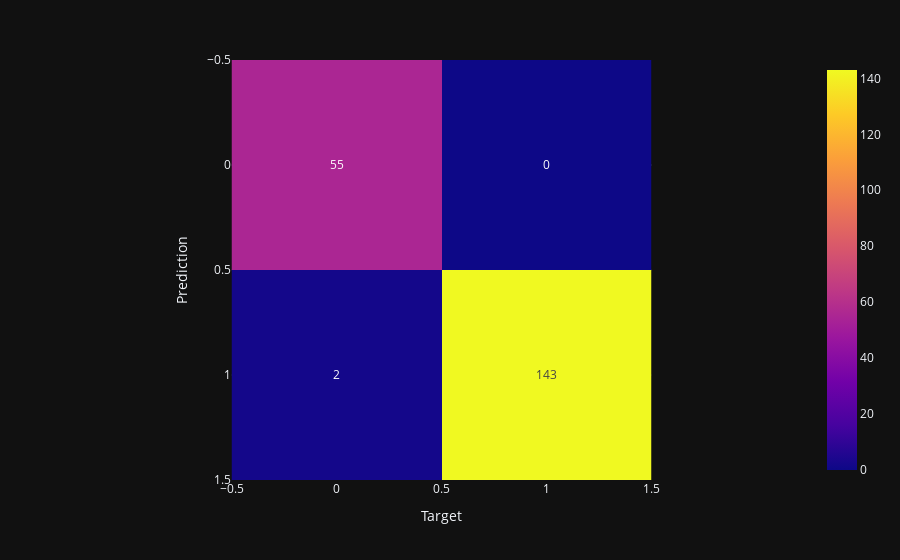

Write notebook code for a chart like this one.
### Code cell
fig = px.imshow(confusion_matrix(y_test, svm_preds), text_auto=True)
fig.update_layout(xaxis_title = 'Target', yaxis_title = 'Prediction')

### Figure 1 — Plotly figure (JSON) as saved in the notebook; plotly's stock layout.template omitted (floating-point values rounded to 4 significant figures)
{"data": [{"coloraxis": "coloraxis", "name": "0", "texttemplate": "%{z}", "z": [[55, 0], [2, 143]], "type": "heatmap", "xaxis": "x", "yaxis": "y", "hovertemplate": "x: %{x}<br>y: %{y}<br>color: %{z}<extra></extra>"}], "layout": {"xaxis": {"anchor": "y", "domain": [0.0, 1.0], "scaleanchor": "y", "constrain": "domain", "title": {"text": "Target"}}, "yaxis": {"anchor": "x", "domain": [0.0, 1.0], "autorange": "reversed", "constrain": "domain", "title": {"text": "Prediction"}}, "coloraxis": {"colorscale": [[0.0, "#0d0887"], [0.1111, "#46039f"], [0.2222, "#7201a8"], [0.3333, "#9c179e"], [0.4444, "#bd3786"], [0.5556, "#d8576b"], [0.6667, "#ed7953"], [0.7778, "#fb9f3a"], [0.8889, "#fdca26"], [1.0, "#f0f921"]]}, "margin": {"t": 60}}}
